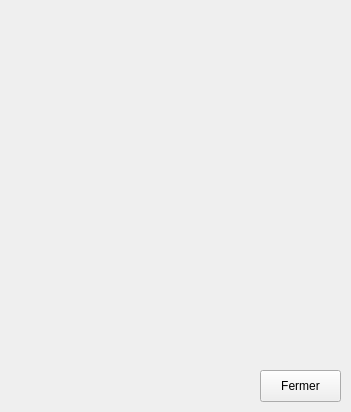
<?xml version="1.0" encoding="UTF-8"?>
<ui version="4.0">
 <class>ShowDeliveredDoseDialog</class>
 <widget class="QWidget" name="ShowDeliveredDoseDialog">
  <property name="geometry">
   <rect>
    <x>0</x>
    <y>0</y>
    <width>351</width>
    <height>412</height>
   </rect>
  </property>
  <property name="windowTitle">
   <string>Form</string>
  </property>
  <property name="styleSheet">
   <string notr="true"/>
  </property>
  <widget class="QtCharts::QChartView" name="seanceDoseChartView" native="true">
   <property name="geometry">
    <rect>
     <x>0</x>
     <y>0</y>
     <width>351</width>
     <height>411</height>
    </rect>
   </property>
   <property name="styleSheet">
    <string notr="true"/>
   </property>
   <widget class="QPushButton" name="closePushButton">
    <property name="geometry">
     <rect>
      <x>260</x>
      <y>370</y>
      <width>81</width>
      <height>32</height>
     </rect>
    </property>
    <property name="minimumSize">
     <size>
      <width>0</width>
      <height>32</height>
     </size>
    </property>
    <property name="text">
     <string>Fermer</string>
    </property>
   </widget>
  </widget>
 </widget>
 <customwidgets>
  <customwidget>
   <class>QtCharts::QChartView</class>
   <extends>QWidget</extends>
   <header>QtCharts/QChartView</header>
   <container>1</container>
  </customwidget>
 </customwidgets>
 <resources/>
 <connections/>
</ui>
